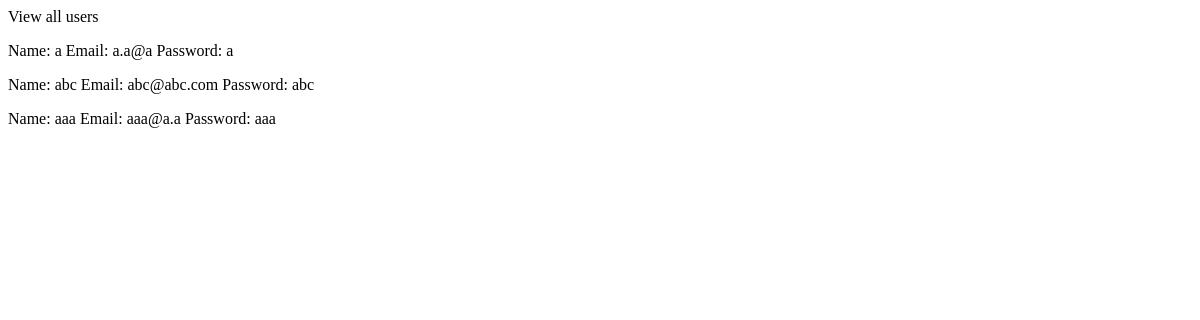
Before: /view with the older database file.
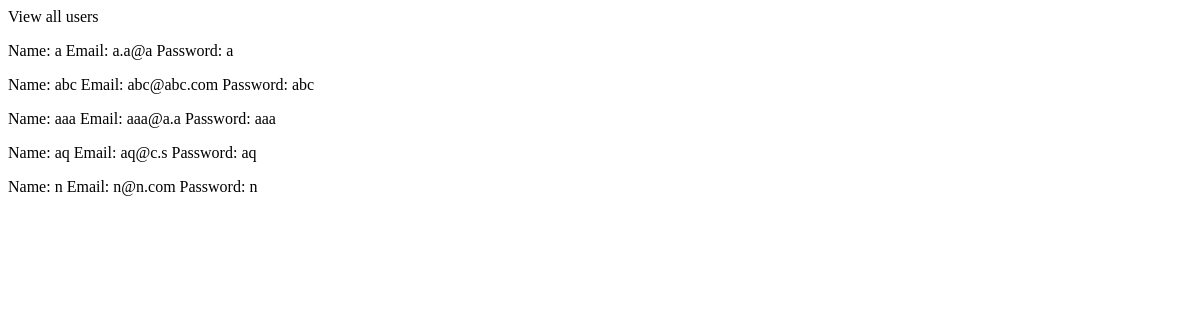
After: the same page with the newer database file.
### main.py (models this page shows, shortened)
class user(db.Model):
    _id = db.Column(db.Integer, primary_key=True)
    username = db.Column(db.String(100))
    email = db.Column(db.String(100))
    password = db.Column(db.String(100))

### main.py (the view)
@app.route("/view")
def view():
    return render_template("view.html", values=user.query.all())

### templates/view.html (shortened to what this page needs)
{% block content %}
    {% for item in values %}
        <p>Name: {{item.username}} Email: {{item.email}} Password: {{item.password}} </p>
    {% endfor %}
{% endblock %}

Changed rows visible on the page:
added user: username "aq", email "aq@c.s", password "aq"
added user: username "n", email "n@n.com", password "n"
